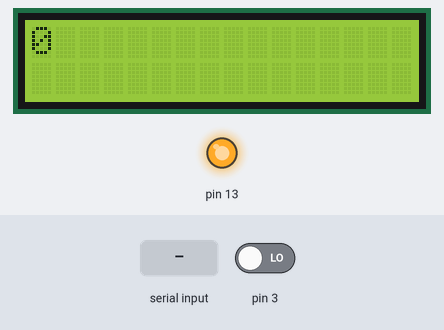
This sketch was run on a simulated Arduino Uno, built with avr-gcc and run on an emulated ATmega328P. On the bench: 16×2 character LCD, output pins drawn as LEDs (lit = HIGH). Inputs (shaded band) come from the test bench; at power-on: pin 3 LOW. What the sketch prints to the serial monitor is not drawn.

Above: at 1.2 s.
1.3 s: "90,45\n" received over the second serial link
At 2.8 s:
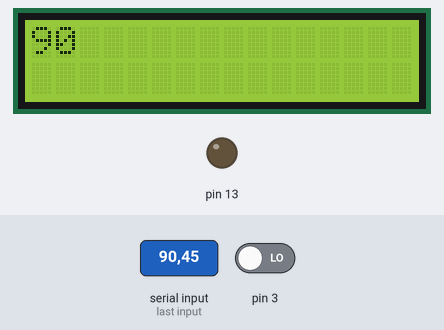
Timing chart, 0 to 4.6 s (numbered marks = the images above; inputs shaded):
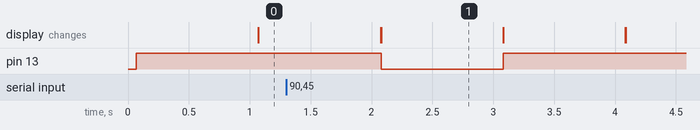

The sketch:

Receive.ino
```cpp
#include <MsTimer2.h>           //타이머
#include <SoftwareSerial.h>     //통신
#include <LiquidCrystal_I2C.h>  //LCD

byte state;  // 버튼눌렀을 때
long interval = 10;
long previousMillis = 0;

LiquidCrystal_I2C lcd(0x3F, 16, 2);  //LCD설정
SoftwareSerial P_Serial(6, 7);       //통신핀 설정
int sensorData;                      //수신할 데이터

void setup() {
  P_Serial.begin(9600);  //6,7핀을 아두이노끼리 시리얼
  Serial.begin(9600);    //시리얼모니터
  pinMode(13, OUTPUT);   //조도 값에 따라 LED를 ON/OFF
  digitalWrite(13, LOW);
  lcd.init();         //LCD초기화
  lcd.backlight();    //LCD켜기
  pinMode(3, INPUT);  //인터럽트 1번핀
  attachInterrupt(1, isr, RISING);
  Serial.begin(9600);
}

void loop() {
  String data = "";  //문자열 초기화
  while (P_Serial.available()) {
    data = P_Serial.readStringUntil('\n');  //수신한 문자열을 data변수로 지정
  }
  sensorData = data.toInt();
  Serial.print("in data: ");
  Serial.println(sensorData);  //모니터로 확인
  lcd.setCursor(0, 0);
  lcd.print(sensorData);
  if (sensorData <= 80)  //80이하일 때 13번핀 ON
  {
    digitalWrite(13, HIGH);
  } else if (sensorData < 250) {  //250미만일 때 13번핀 off
    digitalWrite(13, LOW);
  } else {  //200이상일 때 LCD화면 밑에 Warning표시
    digitalWrite(13, LOW);
    lcd.setCursor(0, 1);
    lcd.print("Warning");
  }
  delay(1000);
  lcd.clear();
}

void isr() {  //인터럽트 함수
  unsigned long currentMillis = millis();
  if (currentMillis - previousMillis > interval) {
    previousMillis = currentMillis;  //채터링현상을 방지하기 위해
    {
      state = !state;
      P_Serial.println('1');  //버튼 눌렀을 때 '1'을 송신
    }
  }
}
```

Measured:
- after the input at 1.3 s, pin 13: HIGH → LOW after 0.78 s, → HIGH 1.0 s later; the display: first differs from a run without the input after 0.78 s (image 1)
- what the display in image 1 shows lasts 1.0 s, from 2.1 s to 3.1 s
